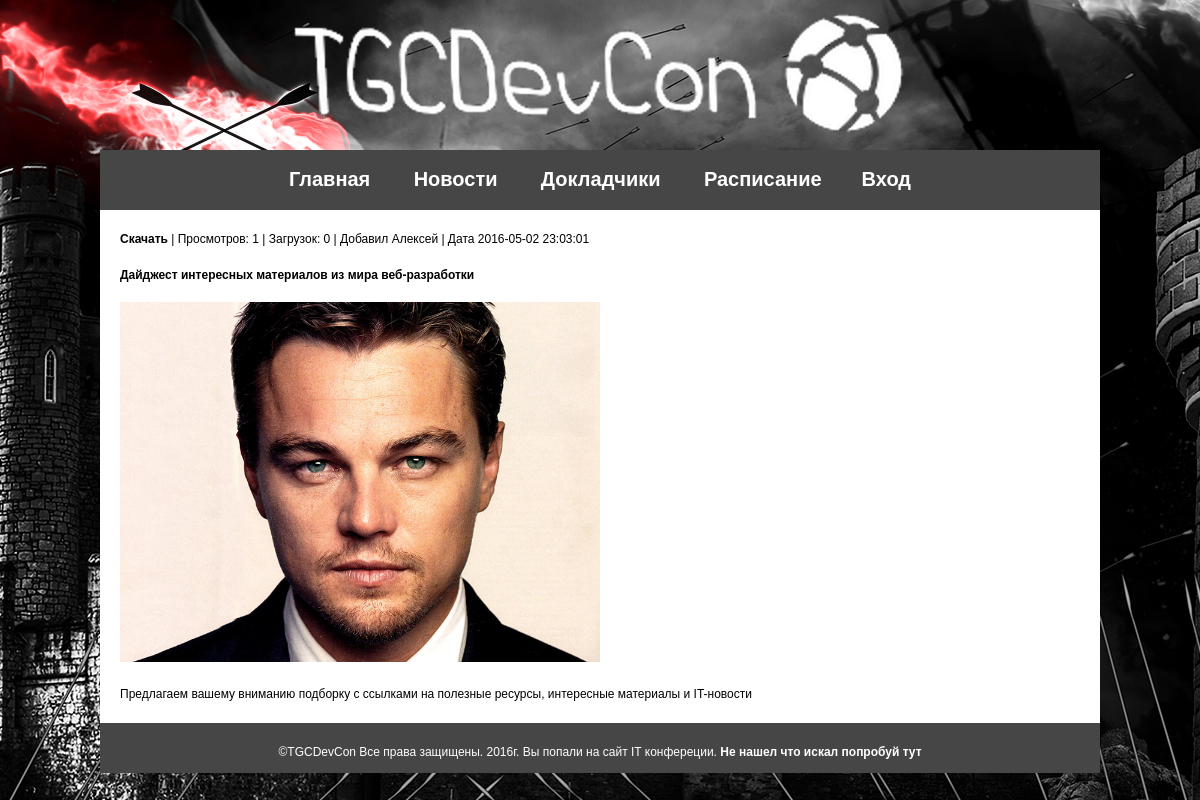
The page /loads/material/id/3 on the database its author committed.
### tables this page shows
CREATE TABLE IF NOT EXISTS `load` (
  `id` int(11) NOT NULL AUTO_INCREMENT,
  `name` text NOT NULL,
  `cat` int(11) NOT NULL,
  `read` int(11) NOT NULL,
  `download` int(11) NOT NULL,
  `added` varchar(20) NOT NULL,
  `text` mediumtext NOT NULL,
  `date` datetime NOT NULL,
  `active` int(11) NOT NULL,
  `dimg` int(11) NOT NULL,
  `dfile` int(11) NOT NULL,
  `time_present` varchar(10) NOT NULL,
  PRIMARY KEY (`id`)
);

### module/loads/material.php (the view, shortened to what this page needs)
<?
$Param['id'] += 0;
$Row = mysqli_fetch_assoc(mysqli_query($CONNECT, 'SELECT `name`, `added`, `date`, `read`, `text`, `active`, `download`, `dimg`, `dfile` FROM `load` WHERE `id` = '.$Param['id']));
if ($Row['link'] and !$Row['dfile']) $Download = $Row['link'];
else $Download = '/loads/download/id/'.$Param['id'];
?>
<body>
<div class="wrapper">
	<div class="header"></div>
	<div class="content">
		<div class="Page">
			<?php
			echo '<a href="'.$Download.'" class="Edit">Скачать</a> | Просмотров: '.($Row['read'] + 1).' | Загрузок: '.$Row['download'].' | Добавил '.$Row['added'].' | Дата '.$Row['date'].' '.$EDIT.'<br><br><b>'.$Row['name'].'</b><br><br><img src ="/catalog/img/'.$Row['dimg'].'/'.$Param['id'].'.jpg" alt ="'.$Row['name'].'" width="50%" height="50%"><br><br>'.$Row['text'];
			?>
		</div>
	</div>
</div>
</body>
</html>

### resource/style.css (style rules this page uses)
* { margin: 0; padding: 0 }
body { font: 12px/18px Arial, sans-serif; width: 100%; background: #000000 url(/resource/img/bg.jpg) top center no-repeat }
a { color: #fff; font-weight: bold; text-decoration: none; }
.wrapper { width: 1000px; margin: 0 auto; }
.header { width: 1000px; height: 150px; background: url(/resource/img/logo.png) center 100% no-repeat; }
.content { width :1000px; min-height: auto; background: #fff; }
.Page { padding: 20px; }
.Edit { color: #000; }

### rows shown on the page
load: $Row['read'] + 1 "1", download "0", added "Алексей", date "2016-05-02 23:03:01", name "Дайджест интересных материалов из мира веб-разработки", text "Предлагаем вашему вниманию подборку с ссылками на полезные ресурсы, интересные материалы и IT-новости"
